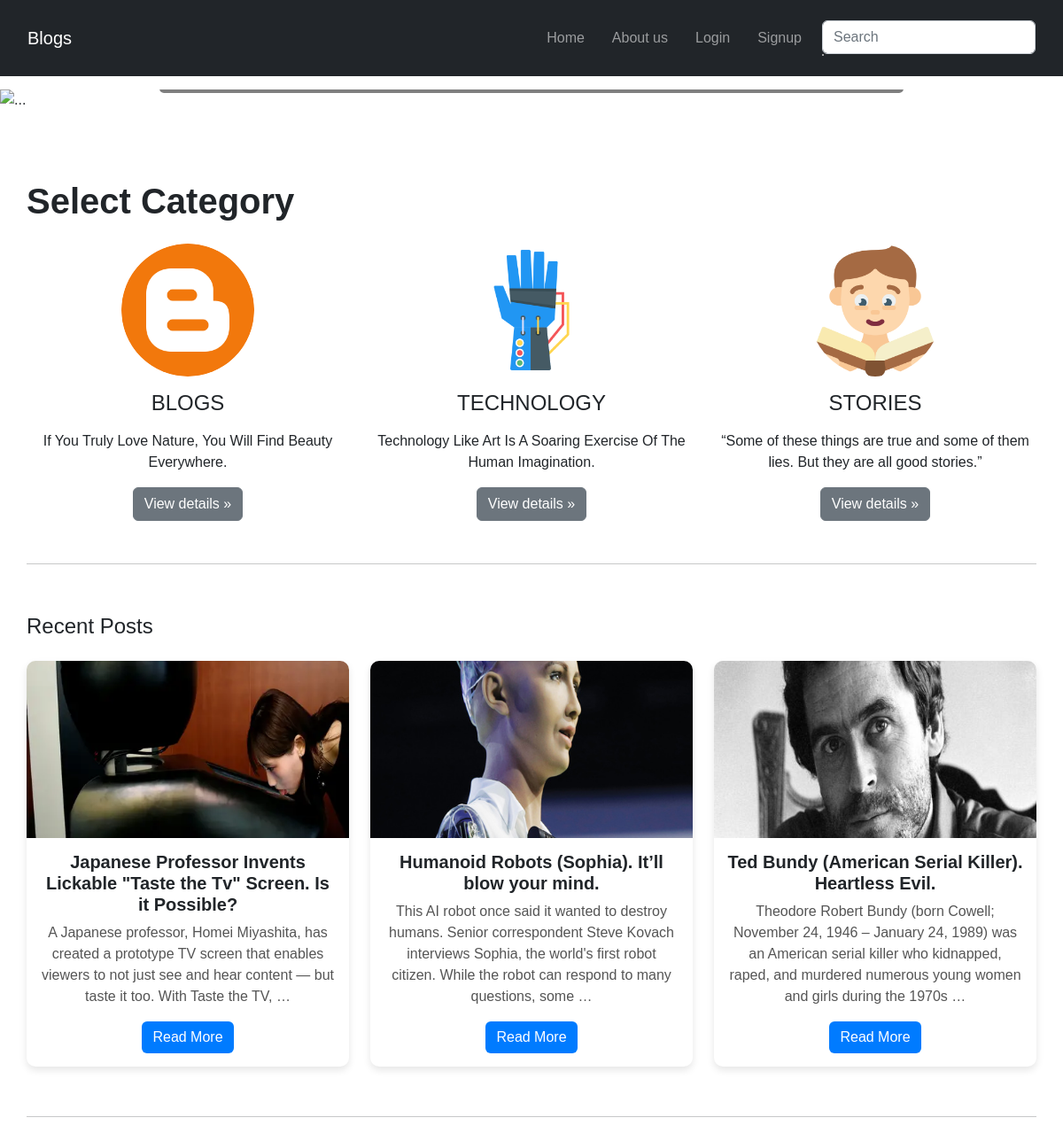
The page / on the database its author committed.
### home/models.py (models this page shows, shortened)
class Blog(models.Model):
    title = models.CharField(max_length=200)
    content = RichTextField()  # Use RichTextField for rich text editing
    category = models.CharField(max_length=100, choices=[('Blogs', 'Blogs'), ('Technology', 'Technology'), ('Stories', 'Stories')])
    published_date = models.DateField()
    image = models.ImageField(upload_to='images/')

### home/views.py (the view)
# urls.py: path("", views.index, name='home'),
def index(request):
    recent_posts = Blog.objects.order_by('-published_date')[:5]  # Change the number as needed
    return render(request, 'index.html', {'recent_posts': recent_posts})

### templates/index.html (shortened to what this page needs)
{% extends 'base.html' %}
{% block body %}
<div class="container-fluid px-0">
    <div id="carouselExampleCaptions" class="carousel slide" data-bs-ride="false">
        <div class="carousel-indicators">
            <button type="button" data-bs-target="#carouselExampleCaptions" data-bs-slide-to="0" class="active"
                aria-current="true" aria-label="Slide 1"></button>
            <button type="button" data-bs-target="#carouselExampleCaptions" data-bs-slide-to="1"
                aria-label="Slide 2"></button>
        </div>
        <div class="carousel-inner">
            <div class="carousel-item active">
                <img src="/static/1.jfif" class="d-block w-100" alt="...">
                <div class="carousel-caption d-none d-md-block">
                </div>
            </div>
            <button class="carousel-control-prev" type="button" data-bs-target="#carouselExampleCaptions"
                data-bs-slide="prev">
                <span class="carousel-control-prev-icon" aria-hidden="true"></span>
            </button>
            <button class="carousel-control-next" type="button" data-bs-target="#carouselExampleCaptions"
                data-bs-slide="next">
                <span class="carousel-control-next-icon" aria-hidden="true"></span>
            </button>
        </div>
    </div>
</div>
<div class="container marketing my-4 px-0">
    <h1 class="my-4"><b>Select Category</b></h1>
    <div class="row">
        <div class="col-lg-4">
            <img class="bd-placeholder-img rounded-circle" width="150" height="150" src="/static/6.png"
                alt="...">
            <h2 class="fw-normal">BLOGS</h2>
            <p>If You Truly Love Nature, You Will Find Beauty Everywhere.</p>
            <p><a class="btn btn-secondary" href="blogs">View details »</a></p>
        </div>
        <div class="col-lg-4">
            <img class="bd-placeholder-img rounded-circle" width="150" height="150" src="/static/7.png"
                alt="...">
            <h2 class="fw-normal">TECHNOLOGY</h2>
            <p>Technology Like Art Is A Soaring Exercise Of The Human Imagination.</p>
            <p><a class="btn btn-secondary" href="technology">View details »</a></p>
        </div>
        <div class="col-lg-4">
            <img class="bd-placeholder-img rounded-circle" width="150" height="150" src="/static/8.png"
                alt="...">
            <h2 class="fw-normal">STORIES</h2>
            <p>“Some of these things are true and some of them lies. But they are all good stories.”</p>
            <p><a class="btn btn-secondary" href="stories">View details »</a></p>
        </div>
    </div>
    <hr class="featurette-divider">
    <div class="row">
        <h2 class="my-4">Recent Posts</h2>
        {% for post in recent_posts %}
        <div class="col-md-4 mb-4">
            <div class="card h-100">
                {% if post.image %}
                <img src="{{ post.image.url }}" class="card-img-top" alt="{{ post.title }}">
                {% endif %}
                <div class="card-body">
                    <h5 class="card-title">{{ post.title }}</h5>
                    <p class="card-text">{{ post.content|truncatewords:30 }}</p>
                    <a href="{% url 'post_detail' post.id %}" class="btn btn-primary">Read More</a>
                </div>
            </div>
        </div>
        {% endfor %}
    </div>
    <hr class="featurette-divider">
</div>
<link rel="stylesheet" href="/static/index.css"/>
{% endblock body %}

### static/base.css (style rules this page uses)
body { font-family: Arial, sans-serif; margin: 0; padding: 0; }
.container-fluid, .container { padding: 15px; }
.card { border: none; border-radius: 10px; overflow: hidden; box-shadow: 0 4px 8px rgba(0, 0, 0, 0.1); }
.card-img-top { width: 100%; height: auto; }
.card-body { padding: 15px; }
.card-title { font-size: 1.25rem; }
.card-text { font-size: 1rem; }
.featurette-divider { margin: 30px 0; }

### static/index.css (style rules this page uses)
.carousel-caption { background: rgba(0, 0, 0, 0.5); padding: 1rem; border-radius: 5px; }
.marketing .row { margin-bottom: 2rem; }
.marketing .col-lg-4 { text-align: center; }
.marketing .bd-placeholder-img { width: 150px; height: 150px; object-fit: cover; border-radius: 50%; margin-bottom: 1rem; }
.marketing h2 { margin-bottom: 1rem; font-size: 1.5rem; }
.card-img-top { height: 200px; object-fit: cover; }
.card-body { text-align: center; }
.card-title { font-size: 1.25rem; font-weight: 600; }
.card-text { font-size: 1rem; color: #555; }
.btn-primary { background-color: #007bff; border: none; }
.featurette-divider { margin: 2rem 0; }

### rows shown on the page
Blog: image (picture), title "Japanese Professor Invents Lickable \"Taste the Tv\" Screen. Is it Possible?", content "A Japanese professor, Homei Miyashita, has created a prototype TV screen that enables viewers to not just see and hear content — but taste it too. With Taste the TV, …"
Blog: image (picture), title "Humanoid Robots (Sophia). It’ll blow your mind.", content "This AI robot once said it wanted to destroy humans. Senior correspondent Steve Kovach interviews Sophia, the world's first robot citizen. While the robot can respond to many questions, some …"
Blog: image (picture), title "Ted Bundy (American Serial Killer). Heartless Evil.", content "Theodore Robert Bundy (born Cowell; November 24, 1946 – January 24, 1989) was an American serial killer who kidnapped, raped, and murdered numerous young women and girls during the 1970s …"
